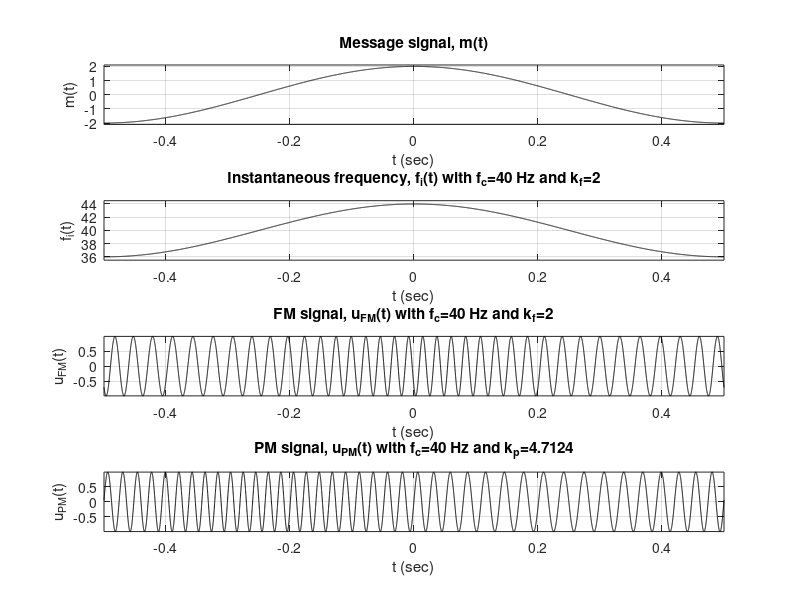

Write MATLAB code to recreate this figure.
% FM signals.m
% Note: You need scripts u.m (unit step function), P.m (unit rectangular 
% pulse) and D.m (unit triangular pulse)
% EE160 - Fall 2022. San Jose State University
clear all

clear 
seed = input('Enter your student ID: ');
rand('state',seed);

fc=40; Ac=1;                        % Carrier signal parameters
kf=2; kp = 1.5*pi;                  % Deviation constants
t=-0.5:1e-4:0.5;                    % Time sample vector

% Message signal:
m = 2*cos(2*pi*t);
% m = 5*D(2*t); 
% m = 10*( P(2*(t+0.25))- P(2*(t-0.25)) );
% m = 3*sinc(8*t);

fi = fc + kf*m;                     % Instantaneous freuqency
u_FM = Ac * cos(2*pi*fi.*t - 2*pi*rand);        % FM signal
u_PM = Ac * cos(2*pi*fc*t + kp*m - 2*pi*rand);  % PM signal

% Plots:
figure(1)
subplot(4,1,1), plot(t,m,'-k'), xlabel('t (sec)'),ylabel('m(t)')
axis ([t(1) t(length(t)) min(m)-0.1 max(m)+0.1]) , grid on
title('Message signal, m(t)')

subplot(4,1,2), plot(t,fi,'-k'), xlabel('t (sec)'),ylabel('f_i(t)')
axis ([t(1) t(length(t)) min(fi)-0.5 max(fi)+0.5]), grid on
title(strcat('Instantaneous frequency, f_i(t) with f_c= ', ...
    num2str(fc),' Hz and k_f= ', num2str(kf)))

subplot(4,1,3), plot(t,u_FM,'-k'), xlabel('t (sec)'),ylabel('u_{FM}(t)')
axis tight, grid on
title(strcat('FM signal, u_{FM}(t) with f_c= ', ...
    num2str(fc),' Hz and k_f= ', num2str(kf)))

subplot(4,1,4), plot(t,u_PM,'-k'), xlabel('t (sec)'),ylabel('u_{PM}(t)')
axis tight, grid on
title(strcat('PM signal, u_{PM}(t) with f_c= ', ...
    num2str(fc),' Hz and k_p= ', num2str(kp)))
